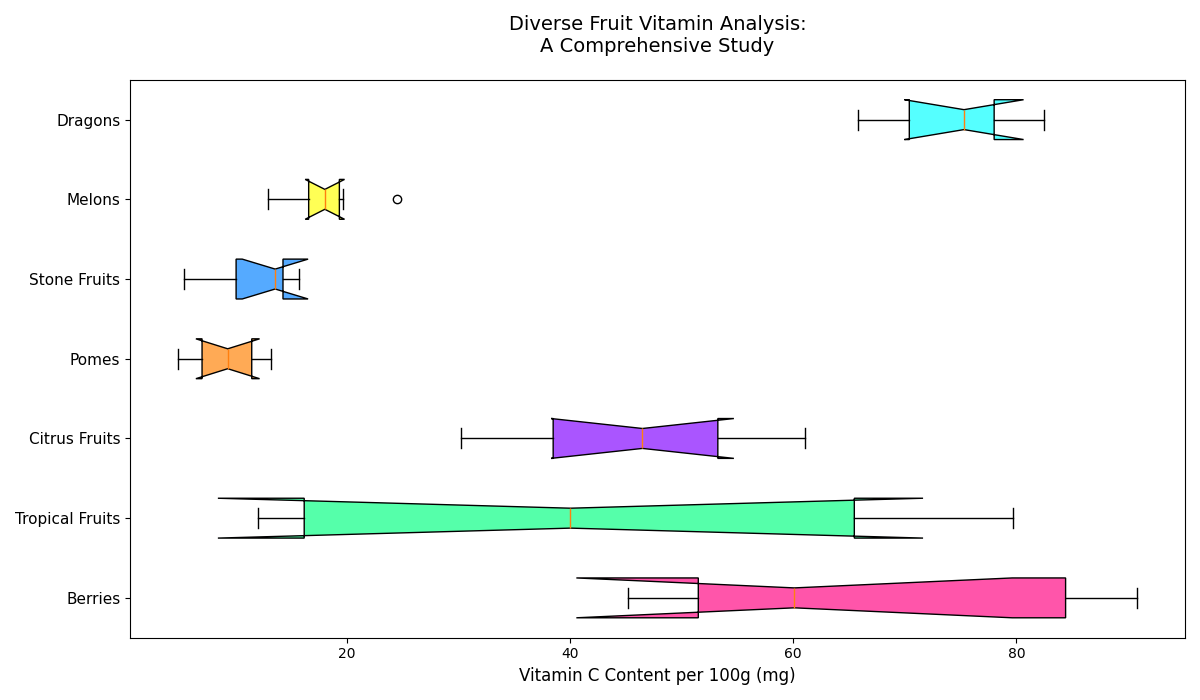

Python code for this plot:
import matplotlib.pyplot as plt
import numpy as np

# Data: Vitamin C content (mg/100g) for different fruit groups
citrus_fruits = [53.2, 60.1, 90.8, 88.3, 80.5, 45.2, 49.8]
berries = [12.1, 58.8, 67.7, 21.3, 79.7, 14.5]
tropical_fruits = [61.1, 30.2, 36.4, 45.4, 52.4, 39.2, 55.8, 47.6]
stone_fruits = [6.6, 8.4, 10.3, 4.9, 11.9, 13.2]
pomes = [5.4, 14.3, 13.6, 10.1, 15.7]
melons = [18.3, 13.0, 24.5, 17.8, 19.7, 16.2]
dragons = [75.3, 82.5, 70.4, 65.8, 78.0]

data = [citrus_fruits, berries, tropical_fruits, stone_fruits, pomes, melons, dragons]
fruit_groups = ['Berries', 'Tropical Fruits', 'Citrus Fruits', 'Pomes', 'Stone Fruits', 'Melons', 'Dragons']

fig, ax = plt.subplots(figsize=(12, 7))
box_colors = ['#FF55AA', '#55FFAA', '#AA55FF', '#FFAA55', '#55AAFF', '#FFFF55', '#55FFFF']

bp = ax.boxplot(data, vert=False, patch_artist=True, notch=True, whis=1.5)

for patch, color in zip(bp['boxes'], box_colors):
    patch.set_facecolor(color)

ax.set_yticklabels(fruit_groups, fontsize=11)
ax.set_xlabel('Vitamin C Content per 100g (mg)', fontsize=12)
ax.set_title('Diverse Fruit Vitamin Analysis:\nA Comprehensive Study', fontsize=14, pad=20)

plt.tight_layout()
plt.show()
